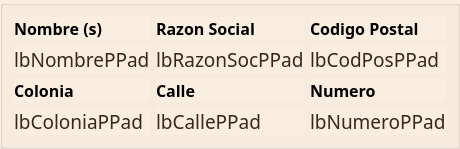
                   <widget class="QgsCollapsibleGroupBox" name="mGroupBox_6">
                    <property name="maximumSize">
                     <size>
                      <width>900</width>
                      <height>16777215</height>
                     </size>
                    </property>
                    <property name="styleSheet">
                     <string notr="true">QgsCollapsibleGroupBoxBasic::title, QgsCollapsibleGroupBox::title {  subcontrol-origin: margin;  subcontrol-position: top left;  margin-left: 20px;  margin-right: 5px;  left: 0px;  top: 2px;}
QGroupBox, QLabel{
background : rgb(250,238,224);
}QgsCollapsibleGroupBoxBasic::title, QgsCollapsibleGroupBox::title {  subcontrol-origin: margin;  subcontrol-position: top left;  margin-left: 20px;  margin-right: 5px;  left: 0px;  top: 2px;}QgsCollapsibleGroupBoxBasic::title, QgsCollapsibleGroupBox::title {  subcontrol-origin: margin;  subcontrol-position: top left;  margin-left: 20px;  margin-right: 5px;  left: 0px;  top: 2px;}QgsCollapsibleGroupBoxBasic::title, QgsCollapsibleGroupBox::title {  subcontrol-origin: margin;  subcontrol-position: top left;  margin-left: 20px;  margin-right: 5px;  left: 0px;  top: 2px;}QgsCollapsibleGroupBoxBasic::title, QgsCollapsibleGroupBox::title {  subcontrol-origin: margin;  subcontrol-position: top left;  margin-left: 20px;  margin-right: 5px;  left: 0px;  top: 2px;}QgsCollapsibleGroupBoxBasic::title, QgsCollapsibleGroupBox::title {  subcontrol-origin: margin;  subcontrol-position: top left;  margin-left: 20px;  margin-right: 5px;  left: 0px;  top: 2px;}QgsCollapsibleGroupBoxBasic::title, QgsCollapsibleGroupBox::title {  subcontrol-origin: margin;  subcontrol-position: top left;  margin-left: 20px;  margin-right: 5px;  left: 0px;  top: 2px;}QgsCollapsibleGroupBoxBasic::title, QgsCollapsibleGroupBox::title {  subcontrol-origin: margin;  subcontrol-position: top left;  margin-left: 20px;  margin-right: 5px;  left: 0px;  top: 2px;}QgsCollapsibleGroupBoxBasic::title, QgsCollapsibleGroupBox::title {  subcontrol-origin: margin;  subcontrol-position: top left;  margin-left: 20px;  margin-right: 5px;  left: 0px;  top: 2px;}QgsCollapsibleGroupBoxBasic::title, QgsCollapsibleGroupBox::title {  subcontrol-origin: margin;  subcontrol-position: top left;  margin-left: 20px;  margin-right: 5px;  left: 0px;  top: 2px;}QgsCollapsibleGroupBoxBasic::title, QgsCollapsibleGroupBox::title {  subcontrol-origin: margin;  subcontrol-position: top left;  margin-left: 20px;  margin-right: 5px;  left: 0px;  top: 2px;}QgsCollapsibleGroupBoxBasic::title, QgsCollapsibleGroupBox::title {  subcontrol-origin: margin;  subcontrol-position: top left;  margin-left: 20px;  margin-right: 5px;  left: 0px;  top: 2px;}QgsCollapsibleGroupBoxBasic::title, QgsCollapsibleGroupBox::title {  subcontrol-origin: margin;  subcontrol-position: top left;  margin-left: 20px;  margin-right: 5px;  left: 0px;  top: 2px;}QgsCollapsibleGroupBoxBasic::title, QgsCollapsibleGroupBox::title {  subcontrol-origin: margin;  subcontrol-position: top left;  margin-left: 20px;  margin-right: 5px;  left: 0px;  top: 2px;}QgsCollapsibleGroupBoxBasic::title, QgsCollapsibleGroupBox::title {  subcontrol-origin: margin;  subcontrol-position: top left;  margin-left: 20px;  margin-right: 5px;  left: 0px;  top: 2px;}QgsCollapsibleGroupBoxBasic::title, QgsCollapsibleGroupBox::title {  subcontrol-origin: margin;  subcontrol-position: top left;  margin-left: 20px;  margin-right: 5px;  left: 0px;  top: 2px;}QgsCollapsibleGroupBoxBasic::title, QgsCollapsibleGroupBox::title {  subcontrol-origin: margin;  subcontrol-position: top left;  margin-left: 20px;  margin-right: 5px;  left: 0px;  top: 2px;}QgsCollapsibleGroupBoxBasic::title, QgsCollapsibleGroupBox::title {  subcontrol-origin: margin;  subcontrol-position: top left;  margin-left: 20px;  margin-right: 5px;  left: 0px;  top: 2px;}QgsCollapsibleGroupBoxBasic::title, QgsCollapsibleGroupBox::title {  subcontrol-origin: margin;  subcontrol-position: top left;  margin-left: 20px;  margin-right: 5px;  left: 0px;  top: 2px;}QgsCollapsibleGroupBoxBasic::title, QgsCollapsibleGroupBox::title {  subcontrol-origin: margin;  subcontrol-position: top left;  margin-left: 20px;  margin-right: 5px;  left: 0px;  top: 2px;}QgsCollapsibleGroupBoxBasic::title, QgsCollapsibleGroupBox::title {  subcontrol-origin: margin;  subcontrol-position: top left;  margin-left: 20px;  margin-right: 5px;  left: 0px;  top: 1px;}</string>
                    </property>
                    <property name="title">
                     <string/>
                    </property>
                    <layout class="QGridLayout" name="gridLayout_39">
                     <item row="2" column="2">
                      <widget class="QLabel" name="label_160">
                       <property name="maximumSize">
                        <size>
                         <width>240</width>
                         <height>16777215</height>
                        </size>
                       </property>
                       <property name="font">
                        <font>
                         <family>Century Gothic</family>
                         <pointsize>12</pointsize>
                         <weight>75</weight>
                         <bold>true</bold>
                        </font>
                       </property>
                       <property name="text">
                        <string>Numero</string>
                       </property>
                      </widget>
                     </item>
                     <item row="3" column="2">
                      <widget class="QLabel" name="lbNumeroPPad">
                       <property name="maximumSize">
                        <size>
                         <width>240</width>
                         <height>16777215</height>
                        </size>
                       </property>
                       <property name="font">
                        <font>
                         <family>Century Gothic</family>
                         <pointsize>14</pointsize>
                         <weight>50</weight>
                         <bold>false</bold>
                        </font>
                       </property>
                       <property name="styleSheet">
                        <string notr="true">color : rgb(52, 42, 24 )</string>
                       </property>
                       <property name="text">
                        <string>lbNumeroPPad</string>
                       </property>
                      </widget>
                     </item>
                     <item row="3" column="1">
                      <widget class="QLabel" name="lbCallePPad">
                       <property name="font">
                        <font>
                         <family>Century Gothic</family>
                         <pointsize>14</pointsize>
                         <weight>50</weight>
                         <bold>false</bold>
                        </font>
                       </property>
                       <property name="styleSheet">
                        <string notr="true">color : rgb(52, 42, 24 )</string>
                       </property>
                       <property name="text">
                        <string>lbCallePPad</string>
                       </property>
                      </widget>
                     </item>
                     <item row="1" column="0">
                      <widget class="QLabel" name="lbNombrePPad">
                       <property name="font">
                        <font>
                         <family>Century Gothic</family>
                         <pointsize>14</pointsize>
                         <weight>50</weight>
                         <bold>false</bold>
                        </font>
                       </property>
                       <property name="styleSheet">
                        <string notr="true">color : rgb(52, 42, 24 )</string>
                       </property>
                       <property name="text">
                        <string>lbNombrePPad</string>
                       </property>
                      </widget>
                     </item>
                     <item row="0" column="1">
                      <widget class="QLabel" name="label_169">
                       <property name="font">
                        <font>
                         <family>Century Gothic</family>
                         <pointsize>12</pointsize>
                         <weight>75</weight>
                         <bold>true</bold>
                        </font>
                       </property>
                       <property name="text">
                        <string>Razon Social</string>
                       </property>
                      </widget>
                     </item>
                     <item row="2" column="0">
                      <widget class="QLabel" name="label_152">
                       <property name="font">
                        <font>
                         <family>Century Gothic</family>
                         <pointsize>12</pointsize>
                         <weight>75</weight>
                         <bold>true</bold>
                        </font>
                       </property>
                       <property name="text">
                        <string>Colonia</string>
                       </property>
                      </widget>
                     </item>
                     <item row="1" column="2">
                      <widget class="QLabel" name="lbCodPosPPad">
                       <property name="maximumSize">
                        <size>
                         <width>240</width>
                         <height>16777215</height>
                        </size>
                       </property>
                       <property name="font">
                        <font>
                         <family>Century Gothic</family>
                         <pointsize>14</pointsize>
                         <weight>50</weight>
                         <bold>false</bold>
                        </font>
                       </property>
                       <property name="styleSheet">
                        <string notr="true">color : rgb(52, 42, 24 )</string>
                       </property>
                       <property name="text">
                        <string>lbCodPosPPad</string>
                       </property>
                      </widget>
                     </item>
                     <item row="0" column="2">
                      <widget class="QLabel" name="label_174">
                       <property name="maximumSize">
                        <size>
                         <width>240</width>
                         <height>16777215</height>
                        </size>
                       </property>
                       <property name="font">
                        <font>
                         <family>Century Gothic</family>
                         <pointsize>12</pointsize>
                         <weight>75</weight>
                         <bold>true</bold>
                        </font>
                       </property>
                       <property name="text">
                        <string>Codigo Postal</string>
                       </property>
                      </widget>
                     </item>
                     <item row="1" column="1">
                      <widget class="QLabel" name="lbRazonSocPPad">
                       <property name="font">
                        <font>
                         <family>Century Gothic</family>
                         <pointsize>14</pointsize>
                         <weight>50</weight>
                         <bold>false</bold>
                        </font>
                       </property>
                       <property name="styleSheet">
                        <string notr="true">color : rgb(52, 42, 24 )</string>
                       </property>
                       <property name="text">
                        <string>lbRazonSocPPad</string>
                       </property>
                      </widget>
                     </item>
                     <item row="0" column="0">
                      <widget class="QLabel" name="label_148">
                       <property name="font">
                        <font>
                         <family>Century Gothic</family>
                         <pointsize>12</pointsize>
                         <weight>75</weight>
                         <bold>true</bold>
                        </font>
                       </property>
                       <property name="text">
                        <string>Nombre (s)</string>
                       </property>
                      </widget>
                     </item>
                     <item row="3" column="0">
                      <widget class="QLabel" name="lbColoniaPPad">
                       <property name="font">
                        <font>
                         <family>Century Gothic</family>
                         <pointsize>14</pointsize>
                         <weight>50</weight>
                         <bold>false</bold>
                        </font>
                       </property>
                       <property name="styleSheet">
                        <string notr="true">color : rgb(52, 42, 24 )</string>
                       </property>
                       <property name="text">
                        <string>lbColoniaPPad</string>
                       </property>
                      </widget>
                     </item>
                     <item row="2" column="1">
                      <widget class="QLabel" name="label_161">
                       <property name="font">
                        <font>
                         <family>Century Gothic</family>
                         <pointsize>12</pointsize>
                         <weight>75</weight>
                         <bold>true</bold>
                        </font>
                       </property>
                       <property name="text">
                        <string>Calle</string>
                       </property>
                      </widget>
                     </item>
                    </layout>
                   </widget>
